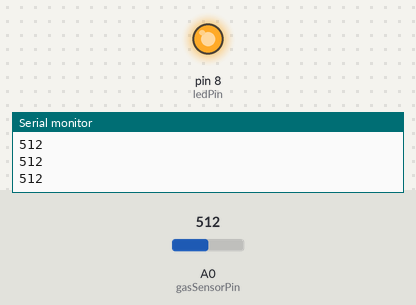
Bench run of a sketch on a simulated Arduino Uno, built with avr-gcc and run on an emulated ATmega328P. Parts: output pins drawn as LEDs (lit = HIGH), the last lines printed to the serial monitor. Inputs (shaded band) come from the test bench; at power-on: A0 (gasSensorPin) = 512.

Above: at 1.3 s.
1.4 s: A0 (gasSensorPin) set to 291
2.9 s: A0 (gasSensorPin) set to 267
At 3.3 s:
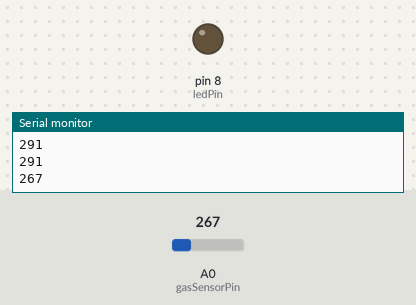
4.5 s: A0 (gasSensorPin) set to 290
At 5.7 s:
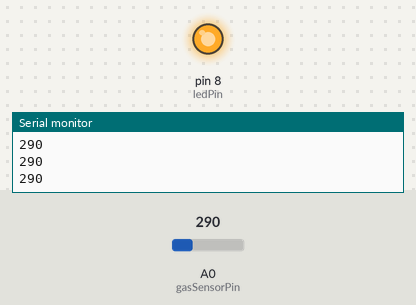
6.0 s: A0 (gasSensorPin) set to 270
At 6.9 s:
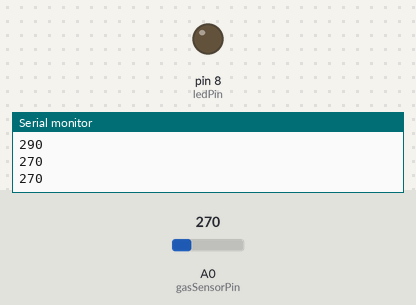
Timing chart, 0 to 8.5 s (numbered marks = the images above; inputs shaded):
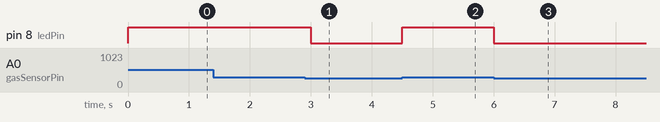

The sketch:

LPG_detection.ino
```cpp
int gasSensorPin = A0;
int ledPin = 8;
int threshold = 280;  // Adjust based on calibration

void setup() {
  pinMode(ledPin, OUTPUT);
  Serial.begin(9600);
}

void loop() {
  int gasValue = analogRead(gasSensorPin);
  Serial.println(gasValue);

  if (gasValue > threshold) {
    digitalWrite(ledPin, HIGH); // LPG detected
  } else {
    digitalWrite(ledPin, LOW);  // Safe
  }

  delay(500);
}
```

Measured:
- the behaviour switches between 281 and 280 on A0 (gasSensorPin) (found by bisection; images 0 and 1)
- after the input at 2.9 s, pin 8 (ledPin): HIGH → LOW after 0.10 s
- after the input at 4.5 s, pin 8 (ledPin): LOW → HIGH at once
- after the input at 6.0 s, pin 8 (ledPin): HIGH → LOW at once
